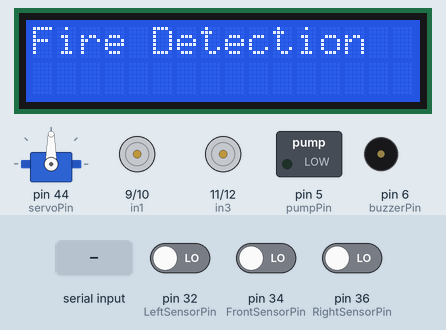
Recording of a sketch running on a simulated Arduino Mega 2560, built with avr-gcc and run on an emulated ATmega2560. On the bench: servo, 16×2 character LCD, motor-driver pin pairs drawn as motors (green arrow = first pin HIGH = forward, orange = second pin HIGH = backward, longer = more drive, scaled by the enable pin), switched loads named in the sketch (green lamp = pin HIGH), buzzer (waves = sounding, pin HIGH). Inputs (shaded band) come from the test bench; at power-on: pin 32 (LeftSensorPin) LOW, pin 34 (FrontSensorPin) LOW, pin 36 (RightSensorPin) LOW. What the sketch prints to the serial monitor is not drawn.

Above: at 1.2 s.
1.3 s: "A" received over Serial
At 1.7 s:
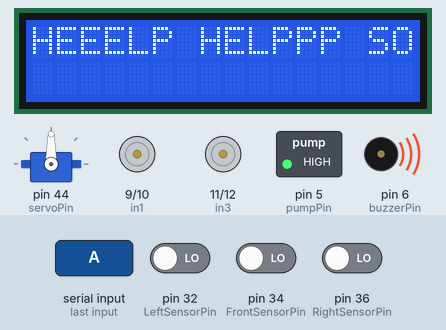
3.9 s: pin 32 (LeftSensorPin) driven HIGH
At 6.5 s:
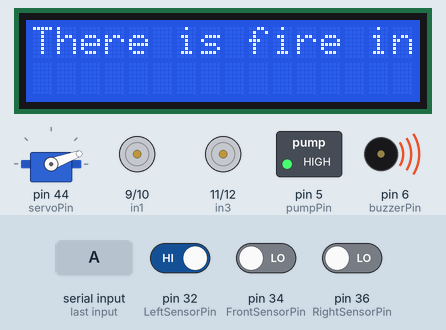
6.9 s: pin 32 (LeftSensorPin) driven LOW and pin 34 (FrontSensorPin) driven HIGH
9.3 s: pin 36 (RightSensorPin) driven HIGH
At 12.0 s:
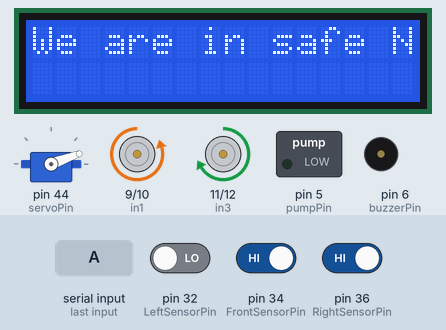
12.3 s: pin 34 (FrontSensorPin) driven LOW
At 12.98 s:
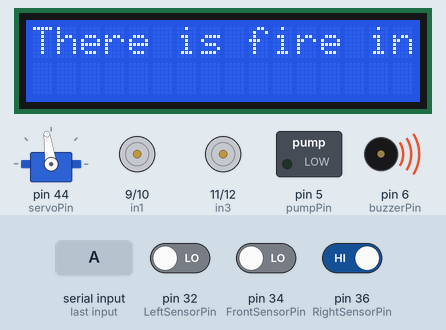
14.9 s: pin 34 (FrontSensorPin) driven HIGH
At 16.3 s:
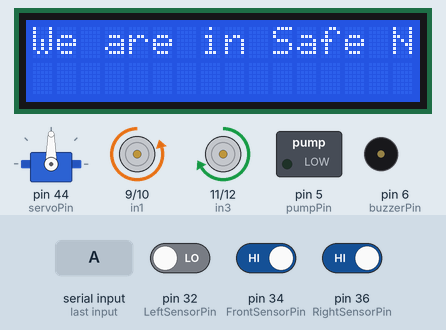
Timing chart, 0 to 17.4 s (numbered marks = the images above; inputs shaded):
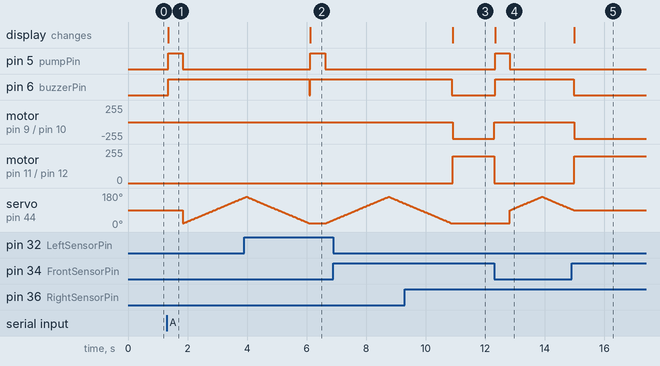

The sketch:

Robot_Code.ino
```cpp
#include <Servo.h>
#include <LiquidCrystal_I2C.h>
#include <Wire.h>
Servo myservo;
LiquidCrystal_I2C lcd(0x27, 16, 2);
#define RightSensorPin 36 //A1
#define LeftSensorPin 32  //A0
#define FrontSensorPin 34  //A2
#define pumpPin 5
#define buzzerPin 6
#define in1 9
#define in2 10
#define in3 11
#define in4 12
#define ENA 8      // enable pin for the right motor
#define ENB 13     // enable pin for the left motor
#define servoPin 44

int pos = 90;  // Initialize servo position to 90 degrees
int servoStep = 1;  // Step size for servo movement
int flag = 0;

void setup() {
  pinMode(in4, OUTPUT);  // Left motors forward
  pinMode(in3, OUTPUT);  // Left motors reverse
  pinMode(in2, OUTPUT);  // Right motors forward
  pinMode(in1, OUTPUT);  // Right motors reverse
  pinMode(ENA, OUTPUT);
  pinMode(ENB, OUTPUT);
  pinMode(pumpPin, OUTPUT);
  pinMode(buzzerPin, OUTPUT);

  myservo.attach(servoPin);
  myservo.write(pos);  // Set initial position to 90 degrees

  pinMode(RightSensorPin, INPUT);
  pinMode(LeftSensorPin, INPUT);
  pinMode(FrontSensorPin, INPUT);

  Serial.begin(9600);
   lcd.init();
  lcd.backlight();
  lcd.setCursor(0, 0);
  lcd.print("Fire Detection");
}
void buzzerOn() {
  digitalWrite(buzzerPin, HIGH);
}

void buzzerOff() {
  digitalWrite(buzzerPin, LOW);
}

void lcdPrint(String message) {
  lcd.clear();
  lcd.setCursor(0, 0);
  lcd.print(message);
}

void moveForward() {
  analogWrite(ENA, 250);
  analogWrite(ENB, 250);
  digitalWrite(in1, LOW);
  digitalWrite(in2, HIGH);
  digitalWrite(in3, LOW);
  digitalWrite(in4, HIGH);
}

void moveBackward() {
  analogWrite(ENA, 200);
  analogWrite(ENB, 200);
  digitalWrite(in1, HIGH);
  digitalWrite(in2, LOW);
  digitalWrite(in3, HIGH);
  digitalWrite(in4, LOW);
}

void turnLeft() {
  analogWrite(ENA, 250);
  analogWrite(ENB, 200);
  digitalWrite(in1, LOW);
  digitalWrite(in2, HIGH);
  digitalWrite(in3, HIGH);
  digitalWrite(in4, LOW);
}

void moveRight() {
  analogWrite(ENA, 200);
  analogWrite(ENB, 250);
  digitalWrite(in1, HIGH);
  digitalWrite(in2, LOW);
  digitalWrite(in3, LOW);
  digitalWrite(in4, HIGH);
}

void stopp() {
  digitalWrite(in1, LOW);
  digitalWrite(in2, LOW);
  digitalWrite(in3, LOW);
  digitalWrite(in4, LOW);
}

void sweepServoRight() {
  for (int angle = pos; angle >= 20; angle -= servoStep) {
    myservo.write(angle);
    delay(15); // Adjust delay as needed for the servo to reach the desired position
  }
  for (int angle = 20; angle <= pos; angle += servoStep) {
    myservo.write(angle);
    delay(15);
  }
}

void sweepServoLeft() {
  for (int angle = pos; angle <= 160; angle += servoStep) {
    myservo.write(angle);
    delay(15);
  }
  for (int angle = 160; angle >= pos; angle -= servoStep) {
    myservo.write(angle);
    delay(15);
  }
}

void sweepServoRightToLeft() {
  for (int angle = 20; angle <= 160; angle += servoStep) {
    myservo.write(angle);
    delay(15);
  }
  for (int angle = 160; angle >= 20; angle -= servoStep) {
    myservo.write(angle);
    delay(15);
  }
}

void activatePump() {
  digitalWrite(pumpPin, HIGH);
  delay(500);
  digitalWrite(pumpPin, LOW);
}

void turnRightUntilFrontSensor() {
  while (digitalRead(FrontSensorPin) == 1) {
    moveRight(); // Keep turning right until the front sensor becomes 0
  }
  stopp();
}

void turnLeftUntilFrontSensor() {
  while (digitalRead(FrontSensorPin) == 1) {
    turnLeft(); // Keep turningleft until the front sensor becomes 0
  }
  stopp();
}

void moveForwardUntilRightSensor() {
  while (digitalRead(RightSensorPin) == 1) {
    moveForward(); // Keep moving forward until the right sensor becomes 0
  }
  stopp();
}

void AutocheckFire() {
  Serial.println("in AAAutoo");
  int rightSensor = digitalRead(RightSensorPin);
  int leftSensor = digitalRead(LeftSensorPin);
  int frontSensor = digitalRead(FrontSensorPin);

  if (rightSensor == 0 && frontSensor == 1) {
    turnRightUntilFrontSensor();
    lcdPrint("There is fire in right side !! ");
    buzzerOn();
    activatePump();
    sweepServoRight();
    buzzerOff();
   lcdPrint("We are in safe Now <3 !!");
  } else if (leftSensor == 0 && frontSensor == 1) {
    turnLeftUntilFrontSensor();
    lcdPrint("There is fire in left side !!");
    buzzerOn();
    activatePump();
    sweepServoLeft();
    buzzerOff();
    lcdPrint("We are in Safe Now <3 !!");
  } else if (rightSensor == 0 && leftSensor == 0 && frontSensor == 0) {
    stopp();
    lcdPrint("HEEELP HELPPP SOS ): !!");
    buzzerOn();
    activatePump();
    sweepServoRightToLeft();
    buzzerOff();
  } else if (frontSensor == 0) {
    moveForwardUntilRightSensor();
    lcdPrint("There is fire in Front !! ");
    buzzerOn();
    activatePump();
    sweepServoRightToLeft();
    buzzerOff();
    lcdPrint("We are in safe Now <3 !!");
  } else if (Serial.available() > 0 && Serial.read() == 'M') {
    flag = 0;
    lcdPrint("Manual mode !!");
  } else {
    digitalWrite(pumpPin, LOW); // Turn off the pump
    myservo.write(pos); // Set servo to 90 degrees
  }
}

void loop() {
  if (Serial.available()) {
    if (flag == 0) {
      switch (Serial.read()) {
        case 'F':
        lcdPrint("Move forward");
          moveForward();
          break;
        case 'B':
        lcdPrint("Move Back");
          moveBackward();
          break;
        case 'L':
        lcdPrint("Move left");
          turnLeft();
          break;
        case 'R':
        lcdPrint("Move right ");
          moveRight();
          break;
        case 'S':
        lcdPrint("Stop");
          stopp();
          break;
        case 'r':
        lcdPrint("Move servo Right");
          sweepServoRight();
          break;
        case 'l':
        lcdPrint("Move servo left");
          sweepServoLeft();
          break;
        case 'P':
        lcdPrint("Fire Fire Activate The PUMP Now...!!");
          buzzerOn();
          activatePump();
          buzzerOff();
          break;
        case 'A':
        lcdPrint("Automatic Mode!!");
          flag = 1;
          break;
        default:
          break;
      }
    }
  }
  if (flag == 1) {
    AutocheckFire();
  }
}
```

Measured:
- after the input at 1.3 s, pin 5 (pumpPin): LOW → HIGH at once, → LOW 0.50 s later; pin 6 (buzzerPin): LOW → HIGH at once; the display: changes at once (image 1)
- after the input at 3.9 s, the display: changes after 2.2 s (image 2)
- after the input at 9.3 s, motor on pin 9 (in1) / pin 10 (in2): stopped → backward 250/255 after 1.6 s; motor on pin 11 (in3) / pin 12 (in4): stopped → forward 200/255 after 1.6 s
- after the input at 12.3 s, pin 5 (pumpPin): LOW → HIGH at once, → LOW 0.50 s later; pin 6 (buzzerPin): LOW → HIGH at once
- after the input at 14.9 s, motor on pin 11 (in3) / pin 12 (in4): stopped → forward 200/255 after 0.10 s
